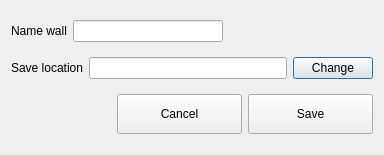
<?xml version="1.0" encoding="UTF-8"?>
<ui version="4.0">
 <class>Dialog</class>
 <widget class="QDialog" name="Dialog">
  <property name="windowModality">
   <enum>Qt::NonModal</enum>
  </property>
  <property name="geometry">
   <rect>
    <x>0</x>
    <y>0</y>
    <width>384</width>
    <height>155</height>
   </rect>
  </property>
  <property name="sizePolicy">
   <sizepolicy hsizetype="Fixed" vsizetype="Fixed">
    <horstretch>0</horstretch>
    <verstretch>0</verstretch>
   </sizepolicy>
  </property>
  <property name="windowTitle">
   <string>Dialog</string>
  </property>
  <property name="windowIcon">
   <iconset>
    <normaloff>softwareChallengeICON.ico</normaloff>softwareChallengeICON.ico</iconset>
  </property>
  <layout class="QVBoxLayout" name="verticalLayout">
   <item>
    <layout class="QHBoxLayout" name="horizontalLayout_2">
     <item>
      <widget class="QLabel" name="label_Name_Wall">
       <property name="text">
        <string>Name wall</string>
       </property>
      </widget>
     </item>
     <item>
      <widget class="QLineEdit" name="lineEdit_Name_Wall">
       <property name="maxLength">
        <number>20</number>
       </property>
      </widget>
     </item>
     <item>
      <spacer name="horizontalSpacer_2">
       <property name="orientation">
        <enum>Qt::Horizontal</enum>
       </property>
       <property name="sizeHint" stdset="0">
        <size>
         <width>40</width>
         <height>20</height>
        </size>
       </property>
      </spacer>
     </item>
    </layout>
   </item>
   <item>
    <layout class="QHBoxLayout" name="horizontalLayout_3">
     <item>
      <widget class="QLabel" name="label_Save_Location">
       <property name="text">
        <string>Save location</string>
       </property>
      </widget>
     </item>
     <item>
      <widget class="QLineEdit" name="lineEdit_Save_Location">
       <property name="enabled">
        <bool>true</bool>
       </property>
       <property name="readOnly">
        <bool>true</bool>
       </property>
      </widget>
     </item>
     <item>
      <widget class="QPushButton" name="pushButton_Change_Save_Area">
       <property name="text">
        <string>Change</string>
       </property>
      </widget>
     </item>
    </layout>
   </item>
   <item>
    <layout class="QHBoxLayout" name="horizontalLayout">
     <item>
      <spacer name="horizontalSpacer">
       <property name="orientation">
        <enum>Qt::Horizontal</enum>
       </property>
       <property name="sizeHint" stdset="0">
        <size>
         <width>40</width>
         <height>20</height>
        </size>
       </property>
      </spacer>
     </item>
     <item>
      <widget class="QPushButton" name="pushButton_Cancel">
       <property name="minimumSize">
        <size>
         <width>125</width>
         <height>40</height>
        </size>
       </property>
       <property name="text">
        <string>Cancel</string>
       </property>
      </widget>
     </item>
     <item>
      <widget class="QPushButton" name="pushButton_Save">
       <property name="minimumSize">
        <size>
         <width>125</width>
         <height>40</height>
        </size>
       </property>
       <property name="text">
        <string>Save</string>
       </property>
      </widget>
     </item>
    </layout>
   </item>
  </layout>
 </widget>
 <resources/>
 <connections/>
</ui>
